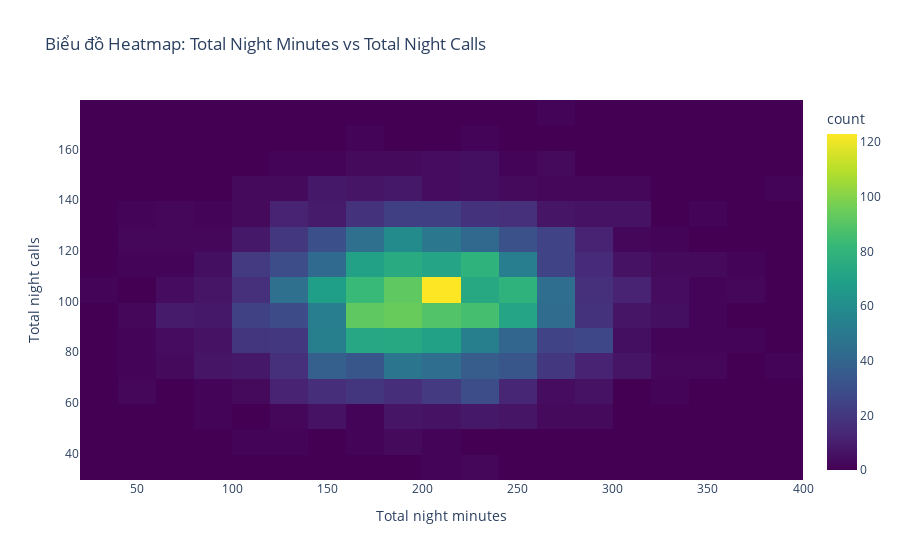

This figure's notebook cell:
### Code cell
fig3= px.density_heatmap(tele, x='Total night minutes', y='Total night calls',
                         title='Biểu đồ Heatmap: Total Night Minutes vs Total Night Calls',
                         labels={'Total night minutes': 'Total night minutes', 'Total night calls': 'Total night calls'},
                         color_continuous_scale='Viridis')

# Show the plot
fig3.show()

### Figure 1 — Plotly figure (JSON) as saved in the notebook; plotly's stock layout.template omitted (floating-point values rounded to 4 significant figures; data arrays with more than 128 entries replaced by an {"elided": "..."} marker saying what was removed)
{"data": [{"coloraxis": "coloraxis", "hovertemplate": "Total night minutes=%{x}<br>Total night calls=%{y}<br>count=%{z}<extra></extra>", "name": "", "type": "histogram2d", "x": {"elided": "3333 float values"}, "xaxis": "x", "xbingroup": "x", "y": {"elided": "3333 int values"}, "yaxis": "y", "ybingroup": "y"}], "layout": {"coloraxis": {"colorbar": {"title": {"text": "count"}}, "colorscale": [[0, "#440154"], [0.1111, "#482878"], [0.2222, "#3e4989"], [0.3333, "#31688e"], [0.4444, "#26828e"], [0.5556, "#1f9e89"], [0.6667, "#35b779"], [0.7778, "#6ece58"], [0.8889, "#b5de2b"], [1, "#fde725"]]}, "legend": {"tracegroupgap": 0}, "title": {"text": "Biểu đồ Heatmap: Total Night Minutes vs Total Night Calls"}, "xaxis": {"anchor": "y", "domain": [0, 1], "title": {"text": "Total night minutes"}}, "yaxis": {"anchor": "x", "domain": [0, 1], "title": {"text": "Total night calls"}}}}
